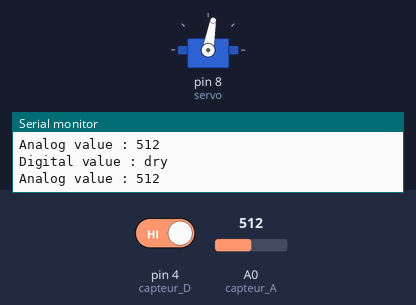
Simulated run of this sketch. Board: Arduino Uno, built with avr-gcc and run on an emulated ATmega328P. Shown: servo, the last lines printed to the serial monitor. Inputs (shaded band) come from the test bench; at power-on: pin 4 (capteur_D) HIGH, A0 (capteur_A) = 512.

Above: at 1.8 s.
1.9 s: pin 4 (capteur_D) driven LOW
At 2.4 s:
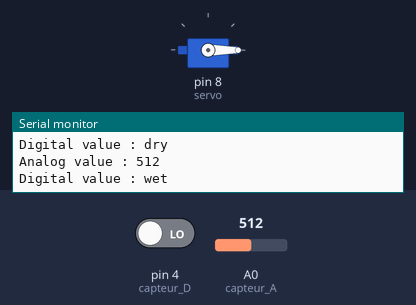
Timing chart, 0 to 4.9 s (numbered marks = the images above; inputs shaded):
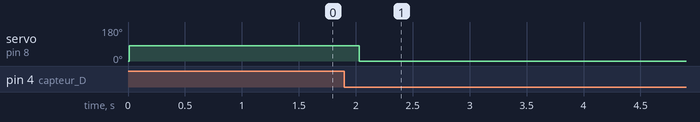

Measured:
- after the input at 1.9 s, servo on pin 8 (servo): 80° → 0° after 0.13 s

The sketch:

RainSensorV2.ino
```cpp
#include <Servo.h>

Servo servo;

const int capteur_D = 4;
const int capteur_A = A0;

int val_analogique;

void setup()
{
  pinMode(capteur_D, INPUT);
  pinMode(capteur_A, INPUT);
  Serial.begin(9600);
  //pinMode(LED_BUILTIN, OUTPUT);
  servo.attach(8);
  servo.write(0); //nutup
}

void loop()
{
if(digitalRead(capteur_D) == LOW)
  {
    Serial.println("Digital value : wet");
    delay(10);
    servo.write(0); //nutup
    delay(10000);
  }
else
  {
    Serial.println("Digital value : dry");
    delay(10);
    servo.write(80); //buka
  }
val_analogique=analogRead(capteur_A);
 Serial.print("Analog value : ");
 Serial.println(val_analogique);
 Serial.println("");
  delay(1000);
}
```
